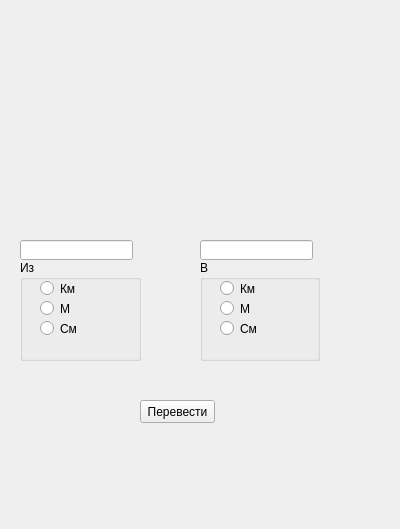
<?xml version="1.0" encoding="UTF-8"?>
<ui version="4.0">
 <class>Form</class>
 <widget class="QWidget" name="Form">
  <property name="geometry">
   <rect>
    <x>0</x>
    <y>0</y>
    <width>400</width>
    <height>529</height>
   </rect>
  </property>
  <property name="windowTitle">
   <string>Form</string>
  </property>
  <widget class="QGroupBox" name="Box">
   <property name="geometry">
    <rect>
     <x>20</x>
     <y>260</y>
     <width>121</width>
     <height>101</height>
    </rect>
   </property>
   <property name="title">
    <string>Из</string>
   </property>
   <widget class="QRadioButton" name="Km1">
    <property name="geometry">
     <rect>
      <x>20</x>
      <y>20</y>
      <width>82</width>
      <height>17</height>
     </rect>
    </property>
    <property name="text">
     <string>Км</string>
    </property>
   </widget>
   <widget class="QRadioButton" name="M1">
    <property name="geometry">
     <rect>
      <x>20</x>
      <y>40</y>
      <width>82</width>
      <height>17</height>
     </rect>
    </property>
    <property name="text">
     <string>М</string>
    </property>
   </widget>
   <widget class="QRadioButton" name="Cm1">
    <property name="geometry">
     <rect>
      <x>20</x>
      <y>60</y>
      <width>82</width>
      <height>17</height>
     </rect>
    </property>
    <property name="text">
     <string>См</string>
    </property>
   </widget>
  </widget>
  <widget class="QGroupBox" name="Box2">
   <property name="geometry">
    <rect>
     <x>200</x>
     <y>260</y>
     <width>120</width>
     <height>101</height>
    </rect>
   </property>
   <property name="title">
    <string>В</string>
   </property>
   <widget class="QRadioButton" name="Km2">
    <property name="geometry">
     <rect>
      <x>20</x>
      <y>20</y>
      <width>82</width>
      <height>17</height>
     </rect>
    </property>
    <property name="text">
     <string>Км</string>
    </property>
   </widget>
   <widget class="QRadioButton" name="M2">
    <property name="geometry">
     <rect>
      <x>20</x>
      <y>40</y>
      <width>82</width>
      <height>17</height>
     </rect>
    </property>
    <property name="text">
     <string>М</string>
    </property>
   </widget>
   <widget class="QRadioButton" name="Cm2">
    <property name="geometry">
     <rect>
      <x>20</x>
      <y>60</y>
      <width>82</width>
      <height>17</height>
     </rect>
    </property>
    <property name="text">
     <string>См</string>
    </property>
   </widget>
  </widget>
  <widget class="QPushButton" name="push">
   <property name="geometry">
    <rect>
     <x>140</x>
     <y>400</y>
     <width>75</width>
     <height>23</height>
    </rect>
   </property>
   <property name="text">
    <string>Перевести</string>
   </property>
  </widget>
  <widget class="QLineEdit" name="line">
   <property name="geometry">
    <rect>
     <x>20</x>
     <y>240</y>
     <width>113</width>
     <height>20</height>
    </rect>
   </property>
  </widget>
  <widget class="QLineEdit" name="line2">
   <property name="geometry">
    <rect>
     <x>200</x>
     <y>240</y>
     <width>113</width>
     <height>20</height>
    </rect>
   </property>
  </widget>
 </widget>
 <resources/>
 <connections/>
</ui>
